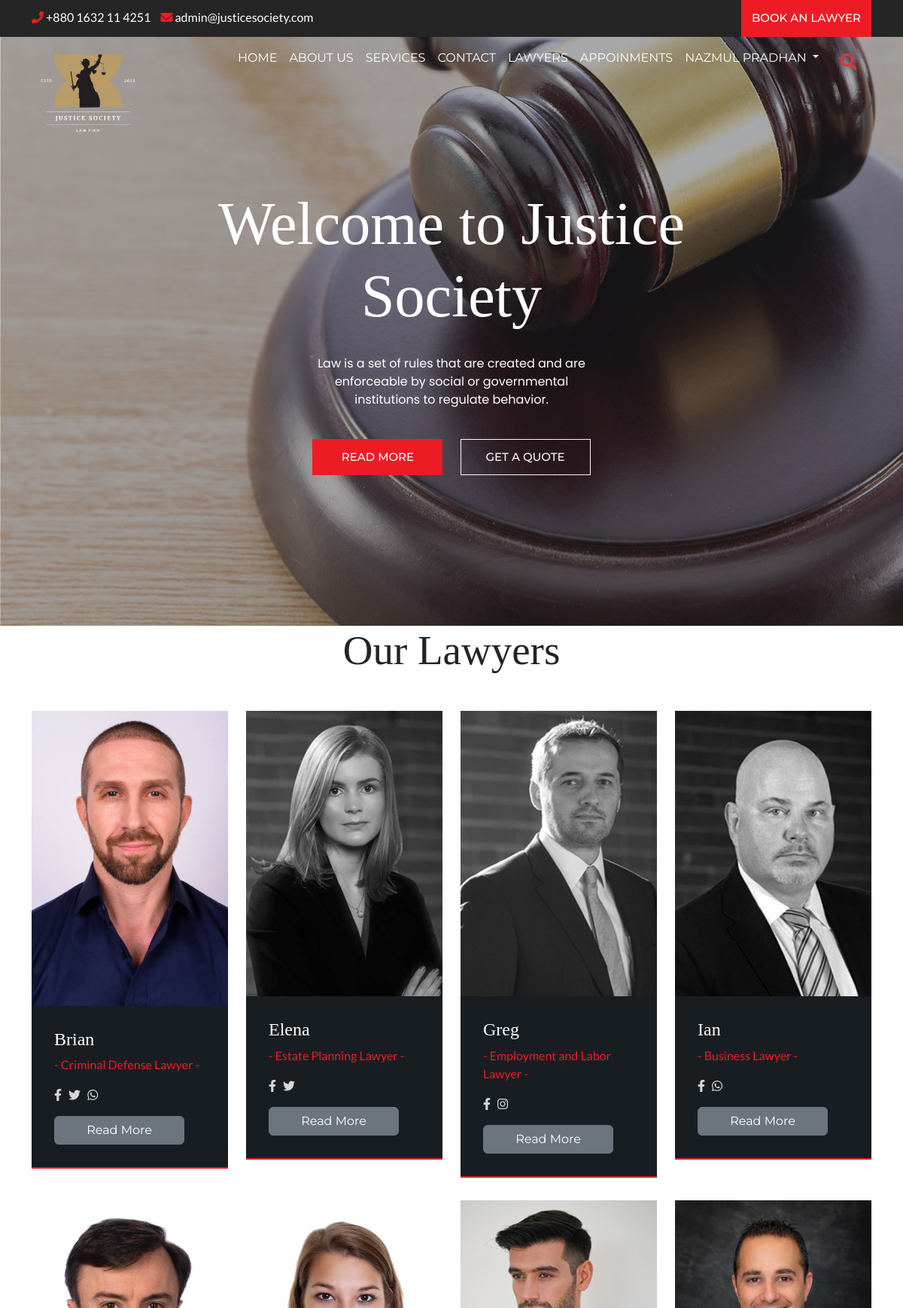
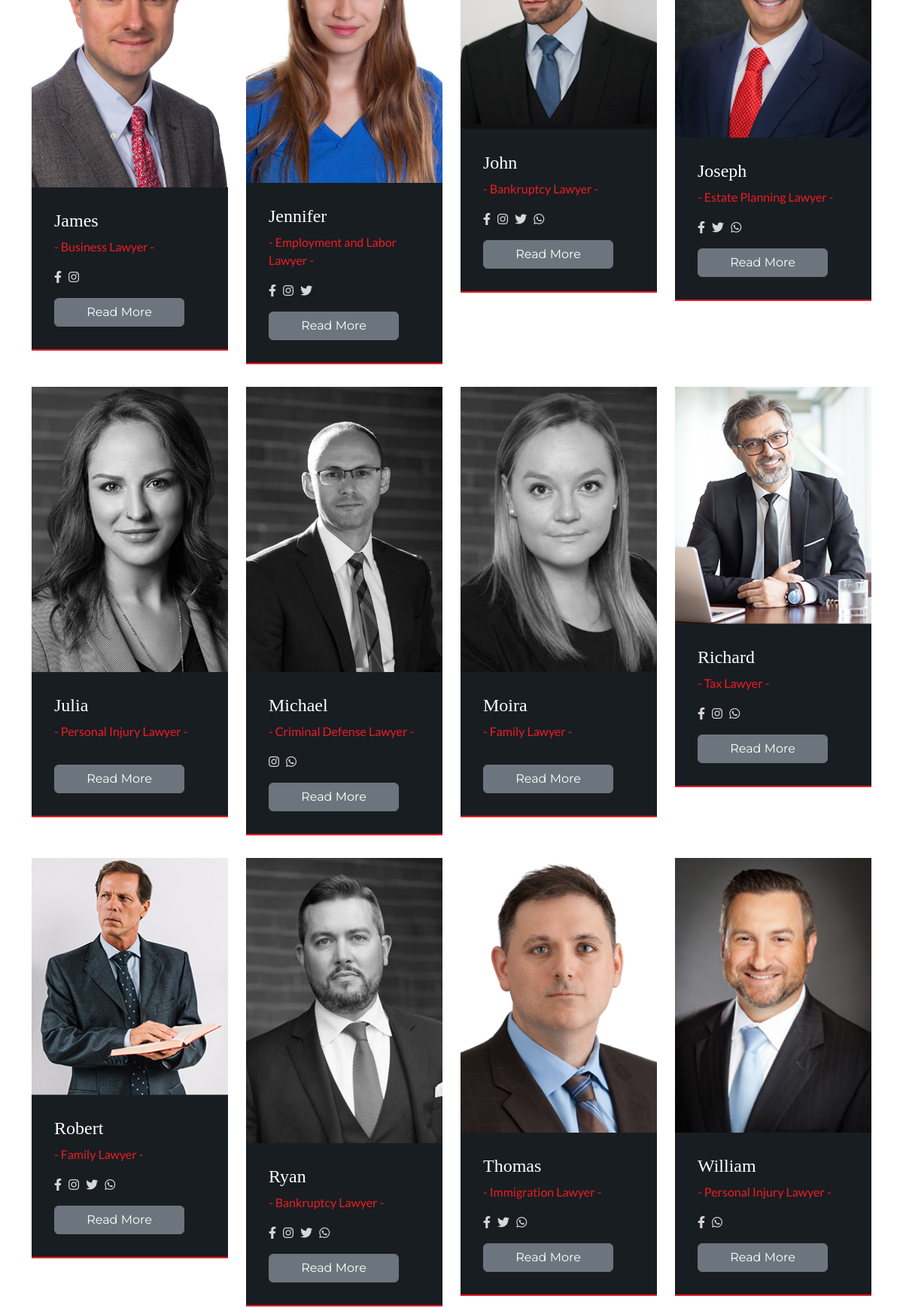
/client/lawyers.php (signed in, upper part), run on the app's committed database (2 pictures, top to bottom).
### tables this page shows
CREATE TABLE `clients` (
  `email` varchar(700) NOT NULL,
  `password` text NOT NULL,
  `name` text NOT NULL,
  `phonenumber` text NOT NULL,
  `picture` text NOT NULL,
  `joindate` datetime NOT NULL DEFAULT current_timestamp()
);

CREATE TABLE `lawyers` (
  `email` varchar(700) NOT NULL,
  `password` text NOT NULL,
  `name` text NOT NULL,
  `categoryid` int(11) NOT NULL,
  `rate` int(11) NOT NULL,
  `description` varchar(2000) NOT NULL,
  `phonenumber` text NOT NULL,
  `bkashnumber` text NOT NULL,
  `location` text NOT NULL,
  `picture` text NOT NULL,
  `joindate` datetime NOT NULL DEFAULT current_timestamp()
);

CREATE TABLE `lawyercategories` (
  `id` int(11) NOT NULL,
  `category` varchar(700) NOT NULL,
  `description` varchar(3000) NOT NULL,
  `image` varchar(400) NOT NULL
);

### client/lawyers.php (the view)
<?php include 'header.php' ?>
<section class="lawyers" id="lawyers">
    <div class="container">
        <div class="row">
            <div class="col-md-12 text-center">
                <div class="section-title-main">
                    <h2 class="section-title">Our Lawyers</h2>
                </div>
            </div>
            <?php
            $query = "";
            if (isset($_GET['search'])) {
                $search = $_GET['search'];
                $q = "select * from lawyercategories WHERE category LIKE '%" . $search . "%'";
                $result1 = $conn->query($q);
                $id = "-1";
                if ($result1->num_rows > 0) {
                    while ($row1 = $result1->fetch_assoc()) {
                        $id = $row1['id'];
                    }
                }
                $query = "select * from lawyers WHERE name LIKE '%" . $search . "%'
                or rate LIKE '%" . $search . "%'
                or description LIKE '%" . $search . "%'
                or phonenumber  LIKE '%" . $search . "%'
                or location LIKE '%" . $search . "%'
                or categoryid =" . $id . ";";
            } else {
                $query = "select * from lawyers";
            }
            $result = $conn->query($query);
            if ($result->num_rows > 0) {
                while ($row = $result->fetch_assoc()) {
                    $email = $row['email'];
                    $name = $row['name'];
                    $categoryid = $row['categoryid'];
                    $picture = $row['picture'];
                    $query1 = "select * from lawyercategories where id=" . $categoryid . ";";
                    $result1 = $conn->query($query1);
                    $category = "";
                    if ($result1->num_rows > 0) {
                        while ($row1 = $result1->fetch_assoc()) {
                            $category = $row1['category'];
                        }
                    }
            ?>
                    <div class="col-lg-3">
                        <div class="team-box">
                            <div class="team-media">
                                <img src="../lawyer/images/<?php echo $picture ?>" alt="">
                            </div>
                            <div class="team-info">
                                <h3><?php echo $name ?></h3>
                                <p>- <?php echo $category ?> -</p>
                                <ul class="top-social">
                                    <?php
                                    $query1 = "select * from socialmedia where email='" . $email . "';";
                                    $result1 = $conn->query($query1);
                                    $facebook = "";
                                    $instagram = "";
                                    $twitter = "";
                                    $whatsapp = "";
                                    if ($result1->num_rows > 0) {
                                        while ($row1 = $result1->fetch_assoc()) {
                                            $facebook = $row1['facebook'];
                                            $instagram = $row1['instagram'];
                                            $twitter = $row1['twitter'];
                                            $whatsapp = $row1['whatsapp'];
                                        }
                                    }
                                    if($facebook!=""){
                                    ?>
                                    <li><a target=”_blank” href="https://web.facebook.com/<?php echo $facebook ?>" class="rounded-3"><i class="fab fa-facebook-f"></i></a></li> <?php } if($instagram!=""){ ?>
                                    <li><a target=”_blank” href="https://www.instagram.com/<?php echo $instagram ?>" class="rounded-3"><i class="fab fa-instagram"></i></a></li> <?php } if($twitter!=""){ ?>
                                    <li><a target=”_blank” href="https://twitter.com/<?php echo $twitter ?>" class="rounded-3"><i class="fab fa-twitter"></i></a></li> <?php } if($whatsapp!=""){ ?>
                                    <li><a target=”_blank” href="https://api.whatsapp.com/send?phone=<?php echo $whatsapp ?>" class="rounded-3"><i class="fab fa-whatsapp"></i></a></li> <?php }?>
                                </ul>
                                <a type="button" class="btn btn-secondary  btn-block mt-3" href="lawyerreadmore.php?email=<?php echo $email ?>#details">Read More</a>
                            </div>
                        </div>
                    </div>
            <?php
                }
            }
            ?>
        </div>
    </div>
</section>
<?php include 'footer.php' ?>

### client/header.php (shortened to what this page needs)
<?php
require_once("../dbconnection.php");
$email = $_SESSION['email'];
$query = "select * from clients where email='" . $email . "';";
$result = $conn->query($query);
$name = "";
if ($result->num_rows > 0) {
    while ($row = $result->fetch_assoc()) {
        $name = $row['name'];
    }
}
?>
<!doctype html>
<head>
    <link href="https://cdn.jsdelivr.net/npm/bootstrap@5.2.0/dist/css/bootstrap.min.css" rel="stylesheet">
    <link rel="stylesheet" href="https://cdnjs.cloudflare.com/ajax/libs/font-awesome/4.7.0/css/font-awesome.css" />
    <link rel="stylesheet" href="https://cdnjs.cloudflare.com/ajax/libs/OwlCarousel2/2.3.4/assets/owl.carousel.css" />
    <link rel="stylesheet" href="https://cdnjs.cloudflare.com/ajax/libs/OwlCarousel2/2.3.4/assets/owl.theme.default.min.css" />
    <link rel="stylesheet" href="https://cdnjs.cloudflare.com/ajax/libs/font-awesome/5.13.1/css/all.min.css" />
    <link rel="stylesheet" href="https://cdn.jsdelivr.net/npm/ti-icons@0.1.2/css/themify-icons.css">
    <link rel="stylesheet" href="../css/style.css" type="text/css">
    <link rel="stylesheet" href="style.css" type="text/css">
</head>
<body>
    <div class="top-header">
        <div class="container">
            <div class="row">
                <div class="col-lg-6">
                    <div class="top-contact">
                        <ul>
                            <li><a href="tel:+62 800 9000 123"> <i class="fa fa-phone"></i> +880 1632 11 4251</a> </li>
                            <li><a href="mailto:mail@yoursite.com"> <i class="fa fa-envelope"></i> admin@justicesociety.com</a> </li>
                        </ul>
                    </div>
                </div>
                <div class="col-lg-6">
                    <div class="top-right-info">
                        <ul class="top-social">
                            <li><a href=""><i class="fa fa-facebook"></i></a> </li>
                            <li><a href=""><i class="fa fa-instagram"></i></a> </li>
                            <li><a href=""><i class="fa fa-twitter"></i></a> </li>
                            <li><a href=""><i class="fa fa-pinterest"></i></a> </li>
                        </ul>
                        <a href="lawyers.php?#lawyers" class="btn btn-primary">book an lawyer</a>
                    </div>
                </div>
            </div>
        </div>
    </div>
    <header>
        <div class="container">
            <nav class="navbar navbar-expand-lg navbar-light bg-light">
                <div class="container-fluid">
                    <a class="navbar-brand" href="index.php"><img src="../images/Home Logo.png" alt="" class="position-absolute top-0 start-0" height='150px' width='150px'></a>
                    <div class="collapse navbar-collapse" id="navbarSupportedContent">
                        <ul class="navbar-nav ms-auto mb-2 mb-lg-0">
                            <li class="nav-item">
                                <a class="nav-link " href="index.php?">Home</a>
                            </li>
                            <li class="nav-item">
                                <a class="nav-link" href="index.php?#about-section-id">ABOUT US</a>
                            </li>
                            <li class="nav-item">
                                <a class="nav-link" href="index.php?#services-section-id">SERVICES</a>
                            </li>
                            <li class="nav-item">
                                <a class="nav-link" href="index.php?#contact-us-id">CONTACT</a>
                            </li>
                            <li class="nav-item">
                                <a class="nav-link" href="lawyers.php?#lawyers">Lawyers</a>
                            </li>
                            <li class="nav-item">
                                <a class="nav-link" href="appointments.php?#appointment-profile-id">Appoinments</a>
                            </li>
                            <div class="nav-item dropdown">
                                <a class="nav-link dropdown-toggle" href="#" role="button" data-bs-toggle="dropdown" aria-expanded="false">
                                    <?php echo $name ?>
                                </a>
                            </div>
                            <li class="nav-item dropdown">
                                <div id="sb-search" class="sb-search ">
                                    <form role="search" action="lawyers.php?#lawyers" method="get">
                                        <span class="sb-icon-search text-danger"><i class="fa fa-search"></i></span>
                                    </form>
                                </div>
                            </li>
                        </ul>
                    </div>
                </div>
            </nav>
        </div>
    </header>
    <section class="banner-section" style="background: url(../images/banner-bg.jpg) no-repeat">
        <div class="container">
            <div class="row">
                <div class="col-md-12">
                    <div class="banner-text">
                        <h1>Welcome to Justice Society</h1>
                        <p>Law is a set of rules that are created and are enforceable by social or governmental institutions to regulate behavior.</p>
                        <div class="btn-main">
                            <a href="index.php?#team-section-id" class="btn btn-primary">Read More</a>
                            <a href="index.php?#quote-section-id" class="btn btn-outline-light">GET A QUOTE</a>
                        </div>
                    </div>
                </div>
            </div>
        </div>
    </section>

### css/style.css (style rules this page uses)
body { font-family: 'Lato', sans-serif; margin: 0px; padding: 0px; }
img { max-width: 100%; }
h1, h2, h3, h4, h5, h6 { font-family: 'Playfair Display', serif; }
.btn { font-family: 'Montserrat', sans-serif; }
.top-header { background: #252525; }
.top-contact ul { margin: 0px; padding: 0px; }
.top-contact ul li { display: inline-block; }
.top-contact ul li a { color: #FFF; text-decoration: none; margin-right: 10px; font-family: 'Lato', sans-serif; font-weight: normal; }
.top-contact ul li a i { color: #ed1c24; }
ul.top-social { margin: 0px 30px 0px 0px; padding: 0; }
ul.top-social li { display: inline-block; }
ul.top-social li a { color: #ed1c24; margin-right: 6px; }
.top-right-info { display: flex; align-items: center; justify-content: end; }
.top-contact { margin-top: 11px; }
.btn-primary { text-transform: uppercase; font-size: 15px; border-radius: 0; font-weight: 500; background: #ed1c24; border-color: #ed1c24; padding: 12px 10px; }
header { position: absolute; width: 100%; }
header nav.navbar.navbar-expand-lg.navbar-light.bg-light { background: transparent !important; }
.navbar-light .navbar-nav .nav-link { color: #FFF; text-transform: uppercase; font-family: 'Montserrat', sans-serif; }
section.banner-section { padding: 200px 200px; text-align: center; }
section.banner-section h1 { color: #FFF; font-size: 80px; max-width: 776px; margin: 0px auto; }
section.banner-section p { font-family: 'Poppins', sans-serif; color: #FFF; max-width: 400px; margin: 30px auto 40px; }
.btn-outline-light { font-size: 15px; font-weight: 500; text-transform: uppercase; padding: 12px 10px; border-radius: 0; }
.btn { min-width: 173px; }
.banner-text .btn { margin: 0px 10px; }
.section-title-main { margin-bottom: 47px; }
h2.section-title { font-size: 55px; }
.team-box { margin-bottom: 30px; }
.team-media img { width: 100%; }
.team-info { background: #181d21; padding: 30px; border-bottom: 2px solid #ed1c24; }
.team-info h3 { font-size: 24px; color: #FFF; }
.team-info p { color: #ed1c24; }
.team-box ul.top-social li a { color: #d7d7d7; }
.team-box ul.top-social { margin: 0; }

### client/style.css (style rules this page uses)
body { margin-top: 20px; }

### client/header.php (style rules this page uses)
.sb-search { position: relative; border-radius: 10px; width: 0%; min-width: 50px; height: 50px; float: right; overflow: hidden; -webkit-transition: width 0.3s; -moz-transition: width 0.3s; transition: width 0.5s; -webkit-backface-visibility: hidden; }
body { margin-top: 0px; }
.sb-icon-search, .sb-search-submit { width: 60px; height: 60px; display: block; position: absolute; right: 0; top: 0; padding: 0; margin: 0; line-height: 60px; text-align: center; cursor: pointer; }
.sb-icon-search { color: black; background: #fff; width: 35px; height: 0px; z-index: 90; margin: -5px; top: 1px; right: 6px; font-size: 22px; font-family: 'icomoon'; font-style: normal; font-weight: normal; font-variant: normal; text-transform: none; -webkit-font-smoothing: antialiased; }
.sb-icon-search:before { content: ""; }

### data on the page
clients: name "NAZMUL PRADHAN"
lawyers: picture (picture), name "Brian", lawyercategories.category "Criminal Defense Lawyer"
lawyers: picture (picture), name "Elena", lawyercategories.category "Estate Planning Lawyer"
lawyers: picture (picture), name "Greg", lawyercategories.category "Employment and Labor Lawyer"
lawyers: picture (picture), name "Ian", lawyercategories.category "Business Lawyer"
lawyers: picture (picture), name "James", lawyercategories.category "Business Lawyer"
lawyers: picture (picture), name "Jennifer", lawyercategories.category "Employment and Labor Lawyer"
lawyers: picture (picture), name "John", lawyercategories.category "Bankruptcy Lawyer"
lawyers: picture (picture), name "Joseph", lawyercategories.category "Estate Planning Lawyer"
lawyers: picture (picture), name "Julia", lawyercategories.category "Personal Injury Lawyer"
lawyers: picture (picture), name "Michael", lawyercategories.category "Criminal Defense Lawyer"
lawyers: picture (picture), name "Moira", lawyercategories.category "Family Lawyer"
lawyers: picture (picture), name "Richard", lawyercategories.category "Tax Lawyer"
lawyers: picture (picture), name "Robert", lawyercategories.category "Family Lawyer"
lawyers: picture (picture), name "Ryan", lawyercategories.category "Bankruptcy Lawyer"
lawyers: picture (picture), name "Thomas", lawyercategories.category "Immigration Lawyer"
lawyers: picture (picture), name "William", lawyercategories.category "Personal Injury Lawyer"
